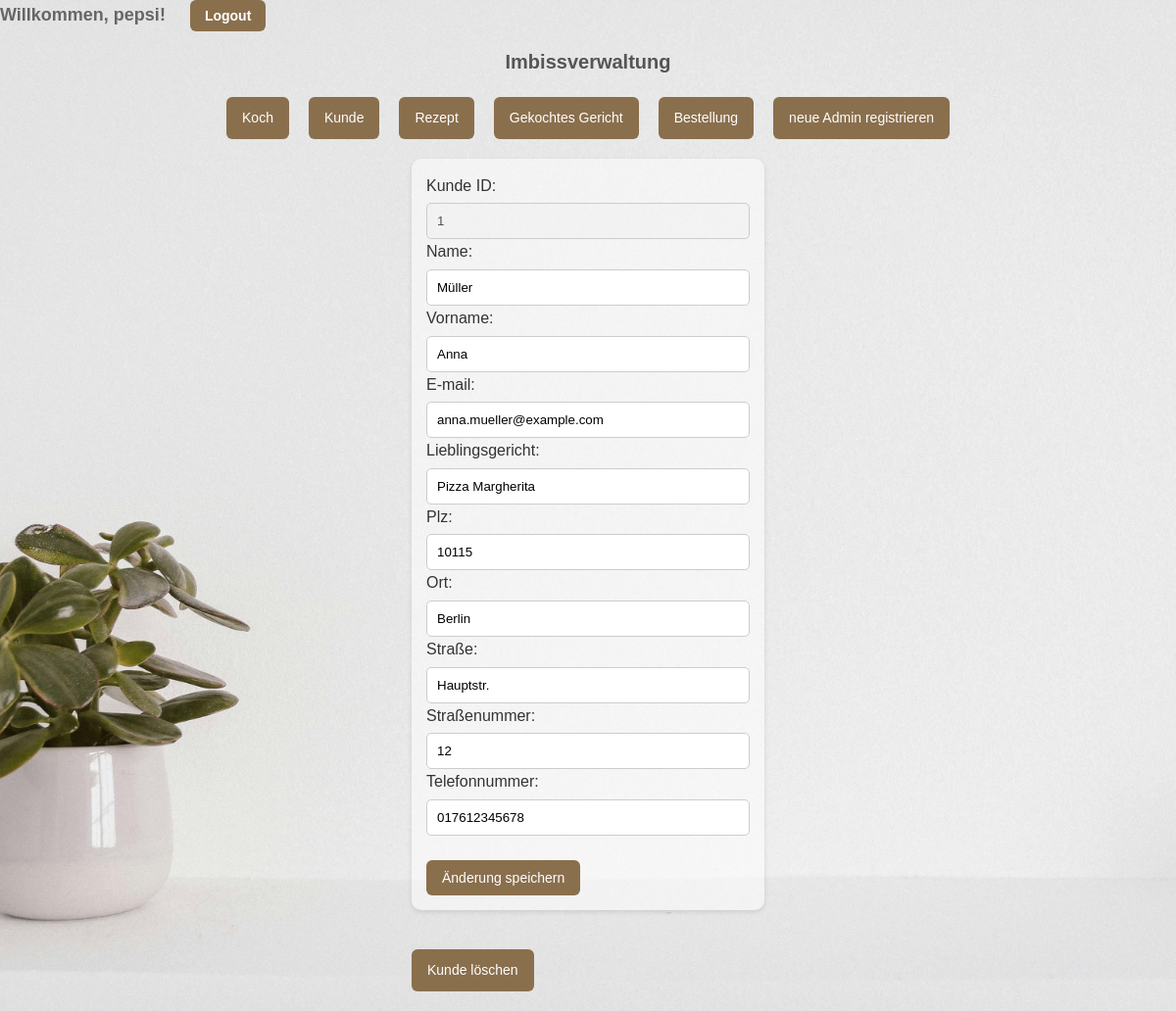
Screenshot of /pages/kundebearbeiten.php?kundeid=1 (signed in) with the database file from the repository.
### tables this page shows
CREATE TABLE IF NOT EXISTS kunde (
    kundeid INT NOT NULL AUTO_INCREMENT,
    `name` VARCHAR(40) NOT NULL,
    vorname VARCHAR(40) DEFAULT NULL,
    email VARCHAR(40) DEFAULT NULL,
    lieblingsgericht VARCHAR(40) DEFAULT NULL,
    plz VARCHAR(5) DEFAULT NULL,
    ort VARCHAR(40) DEFAULT NULL,
    strasse VARCHAR(40) DEFAULT NULL,
    strassenr VARCHAR(10) DEFAULT NULL,
    telefonnr VARCHAR(15) DEFAULT NULL,
    PRIMARY KEY (kundeid)
);

### pages/kunde.class.php (called while the page is built, shortened)
<?php
class Kunde {
    private $tabelle = "kunde";
    public function lesenDatensatz($id) {
        $data = array();
        require("../config/db.inc.php");
        $sql = "SELECT `name`,
                       vorname,
                       email,
                       lieblingsgericht,
                       plz,
                       ort,
                       strasse,
                       strassenr,
                       telefonnr
                       FROM " . $this->tabelle .
                       " WHERE kundeid = ?";
        if ($stmt = $mysqli->prepare($sql)) {
            $stmt->bind_param("i", $id);
            $stmt->execute();
            $ergibnis = $stmt->get_result();
            $data = $ergibnis->fetch_assoc();
        }
        return($data);
    }
}
?>

### pages/kundebearbeiten.php (the view, shortened to what this page needs)
<!DOCTYPE html>
<html lang="de">
<head>
    <?php
        require_once("kunde.class.php");
    ?>
    <link rel="stylesheet" href="../assets/styles.css">
</head>
<body>
<?php
    require_once("navigation.inc.php");
    ?>
    <?php
    $kunde = new Kunde();
    if (isset($_POST["mode"])) {
        if ($_POST["mode"] == "null") {
            $kunde->anlegen();
        } else {
            $kunde->bearbeiten();
        }
        header("refresh:3; url=kunde.php");
    } else {
    ?>
    <div class="ausgabe">
    <?php
        if (isset($_GET["kundeid"])) {
            $kundeData = $kunde->lesenDatensatz($_GET["kundeid"]);
            $kundeid = $_GET["kundeid"];
    ?>
        <form action="" method="post">
            <label for="kundeid">Kunde ID: </label>
            <input type="text" id="kundeid" name="kundeid" value="<?php echo $kundeid; ?>" disabled><br>
            <label for="name">Name: </label>
            <input type="text" id="name" name="name" value="<?php echo $kundeData["name"]; ?>"><br>
            <label for="vorname">Vorname: </label>
            <input type="text" id="vorname" name="vorname" value="<?php echo $kundeData["vorname"]; ?>"><br>
            <label for="email">E-mail: </label>
            <input type="text" id="email" name="email" value="<?php echo $kundeData["email"]; ?>"><br>
            <label for="lieblingsgericht">Lieblingsgericht: </label>
            <input type="text" id="lieblingsgericht" name="lieblingsgericht" value="<?php echo $kundeData["lieblingsgericht"]; ?>"><br>
            <label for="plz">Plz: </label>
            <input type="text" id="plz" name="plz" value="<?php echo $kundeData["plz"]; ?>"><br>
            <label for="ort">Ort: </label>
            <input type="text" id="ort" name="ort" value="<?php echo $kundeData["ort"]; ?>"><br>
            <label for="strasse">Straße: </label>
            <input type="text" id="strasse" name="strasse" value="<?php echo $kundeData["strasse"]; ?>"><br>
            <label for="strassenr">Straßenummer: </label>
            <input type="text" id="strassenr" name="strassenr" value="<?php echo $kundeData["strassenr"]; ?>"><br>
            <label for="telefonnr">Telefonnummer: </label>
            <input type="text" id="telefonnr" name="telefonnr" value="<?php echo $kundeData["telefonnr"]; ?>"><br><br>
            <button type="submit">Änderung speichern</button>
        </form>
        <div class="button-container-loeschen">
            <a class="button" href="kundeloeschen.php?kundeid=<?php echo $kundeid; ?>">Kunde löschen</a>
        </div>
        <?php
        }
    }
        ?>
    </div>
</body>
</html>

### assets/styles.css (style rules this page uses)
* { margin: 0; padding: 0; box-sizing: border-box; }
body { font-family: 'Arial', sans-serif; background: linear-gradient(to bottom, #f0f4f8, #dce2e8); color: #333; line-height: 1.6; background-image: url('bg/plant.jpg'); background-attachment: fixed; background-size: cover; background-position: center; }
.button-container-loeschen { width: 30%; margin: 20px auto; text-align: left; }
.button, .logout-btn, button { display: inline-block; padding: 10px 16px; background: #8a6f4d; color: white; text-decoration: none; font-size: 14px; border-radius: 6px; transition: background 0.3s, transform 0.2s; border: none; cursor: pointer; }
form, #ausgabe { width: 30%; margin: 20px auto; padding: 15px; background: rgba(255, 255, 255, 0.5); border-radius: 10px; box-shadow: 0 2px 5px rgba(0, 0, 0, 0.1); }
input, select, textarea { width: 100%; padding: 10px; margin-top: 5px; border: 1px solid #ccc; border-radius: 5px; }
.ausgabe { display: flex; flex-direction: column; align-items: flex-start; }
a { color: #8a6f4d; text-decoration: none; }

### rows the page displays
kunde: name "Müller", vorname "Anna", email "anna.mueller@example.com", lieblingsgericht "Pizza Margherita", plz "10115", ort "Berlin", strasse "Hauptstr.", strassenr "12", telefonnr "017612345678"

### other values shown
$_SESSION['admin_username'] "pepsi"
